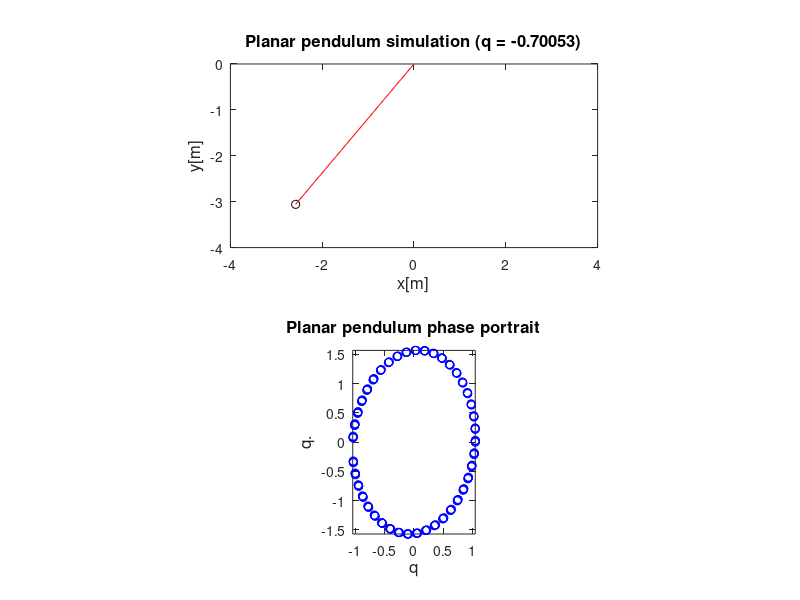

Write the MATLAB code that produced this figure.
% Planar Pendulum Symplectic Integrator
clear
clc
clf

g = 9.81;   % Gravity (ms-2)
l = 4;      % Pendulum length (m)
T = 20;     % Total time (s)
h = 0.1;    % Timestep (s)
N = T/h;

q = zeros(N,1);
v = zeros(N,1);
% Initial conditions
q(1) = pi/3;    % pendulum's angle with the vertical
for k = 1 : N-1
    v(k+1) = v(k) - h * g/l * sin(q(k));
    q(k+1) = q(k) + h * v(k+1);
end

% Angle (q) to Cartesian coordinates
x = l*sin(q);
y = -l*cos(q);

for i = 1 : N
    subplot(2,1,1)
    plot(x(i),y(i),'ko',[0 x(i)],[0 y(i)],'r-')
    title(['Planar pendulum simulation (q = ' num2str(q(i)) ')'],'fontsize',12)
    xlabel('x[m]','fontsize',12)
    ylabel('y[m]','fontsize',12)
    axis equal
    axis([-l l -l 0])

    subplot(2,1,2)
    plot(q(i),v(i),'bo')
    hold on
    title('Planar pendulum phase portrait','fontsize',12)
    xlabel('q','fontsize',12)
    ylabel('q.','fontsize',12)
    axis equal
    axis([-q(1) q(1) min(v) max(v)])

    pause(h)  % Shows results at each time interval
end
